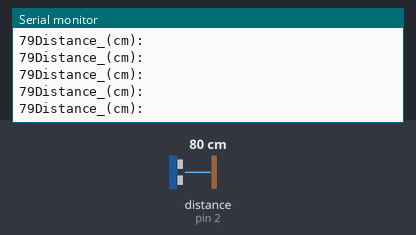
Simulated run of this sketch. Board: Arduino Uno, built with avr-gcc and run on an emulated ATmega328P. Shown: the last lines printed to the serial monitor. Wiring (inferred from the names in the program): ultrasonic range finder: trigger pin 3; echo pin 2. Inputs (shaded band) come from the test bench; at power-on: distance to the obstacle (sensor on pin 2) 80 cm. The echo pulse lasts 58.3 µs per cm; WiFi joins after 1.5 s; servers stay silent unless stated.

Above: at 3.0 s.
3.1 s: distance to the obstacle (sensor on pin 2) set to 35 cm
At 3.42 s:
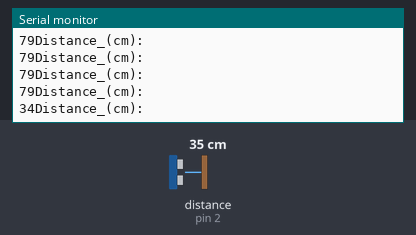
6.1 s: distance to the obstacle (sensor on pin 2) set to 2 cm
At 6.27 s:
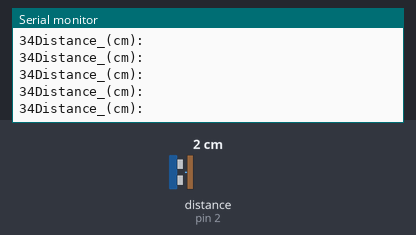
Timing chart, 0 to 9.1 s (numbered marks = the images above; inputs shaded):
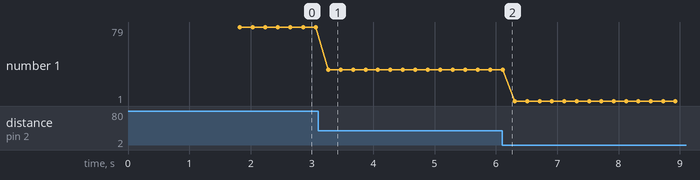

Measured:
- after the input at 3.1 s, the serial monitor: prints a new line after 0.16 s (image 1)
- plotted number 1: 79 → 34 after the input at 3.1 s, 34 → 1 after the input at 6.1 s

The sketch:

UltrasoundBlynk.ino
```cpp
#define BLYNK_PRINT Serial
#define TRIG_PIN 3
#define ECHO_PIN 2

#include <ESP8266_Lib.h>
#include <BlynkSimpleShieldEsp8266.h>

// You should get Auth Token in the Blynk App.
// Go to the Project Settings (nut icon).
char auth[] = "auth";

// Your WiFi credentials.
// Set password to "" for open networks.
char ssid[] = "ssid";
char pass[] = "pass";

// Hardware Serial on Mega, Leonardo, Micro...
//#define EspSerial Serial1

// or Software Serial on Uno, Nano...
//#include <SoftwareSerial.h>
//SoftwareSerial EspSerial(2, 3); // RX, TX

// Your ESP8266 baud rate:
#define ESP8266_BAUD 9600

ESP8266 wifi(&Serial);

void setup()
{
  // Debug console
  Serial.begin(9600);
  Blynk.begin(auth, wifi, ssid, pass);
  pinMode(TRIG_PIN, OUTPUT);
  pinMode(ECHO_PIN, INPUT);

}

void loop()
{
  long duration,Range;
  digitalWrite(TRIG_PIN, LOW);
  delayMicroseconds(2);
  digitalWrite(TRIG_PIN, HIGH);
  delayMicroseconds(10);
  digitalWrite(TRIG_PIN, LOW);
  duration = pulseIn(ECHO_PIN, HIGH);
  Range = duration / 29.1 / 2;
  Serial.println("Distance_(cm): ");
  Serial.print(Range);
  Blynk.run();
  Blynk.virtualWrite(V5,Range);
  delay(200);
}
```
